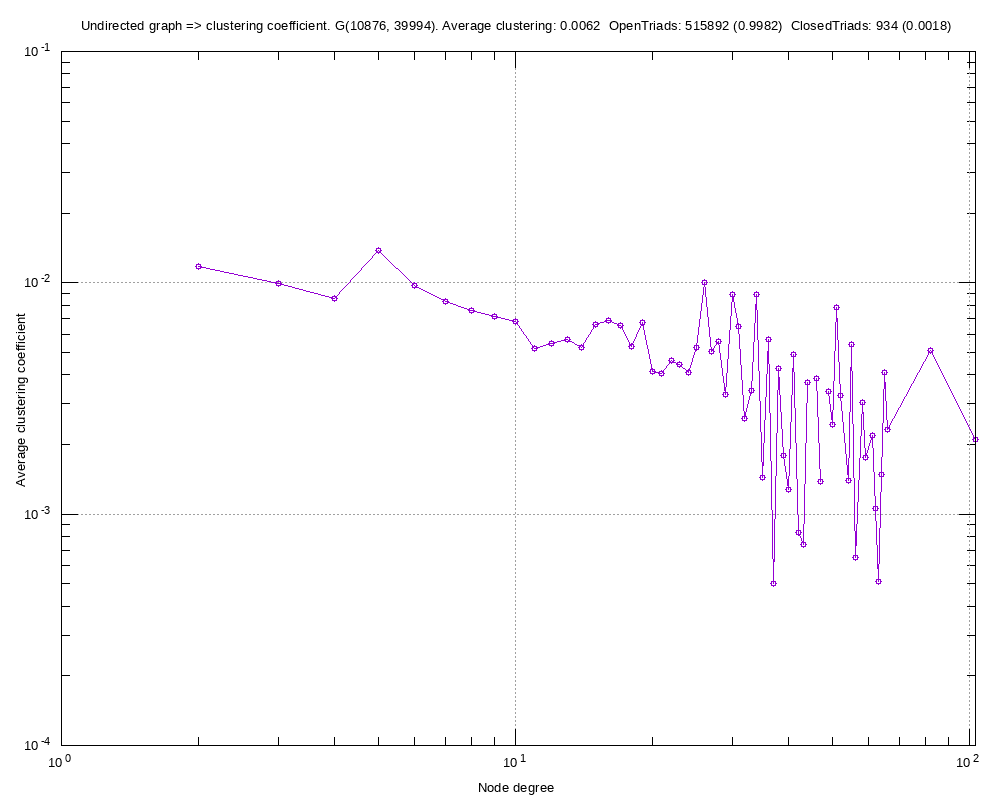

This figure's gnuplot source:
#
# Undirected graph => clustering coefficient. G(10876, 39994). Average clustering: 0.0062  OpenTriads: 515892 (0.9982)  ClosedTriads: 934 (0.0018) (Wed Sep  4 19:24:32 2019)
#

set title "Undirected graph => clustering coefficient. G(10876, 39994). Average clustering: 0.0062  OpenTriads: 515892 (0.9982)  ClosedTriads: 934 (0.0018)"
set key bottom right
set logscale xy 10
set format x "10^{%L}"
set mxtics 10
set format y "10^{%L}"
set mytics 10
set grid
set xlabel "Node degree"
set ylabel "Average clustering coefficient"
set tics scale 2
set terminal png font arial 10 size 1000,800
set output 'ccf.p2p-Gnutella04-subgraph-clustering-coefficient-distribution.png'
plot 	"ccf.p2p-Gnutella04-subgraph-clustering-coefficient-distribution.tab" using 1:2 title "" with linespoints pt 6
